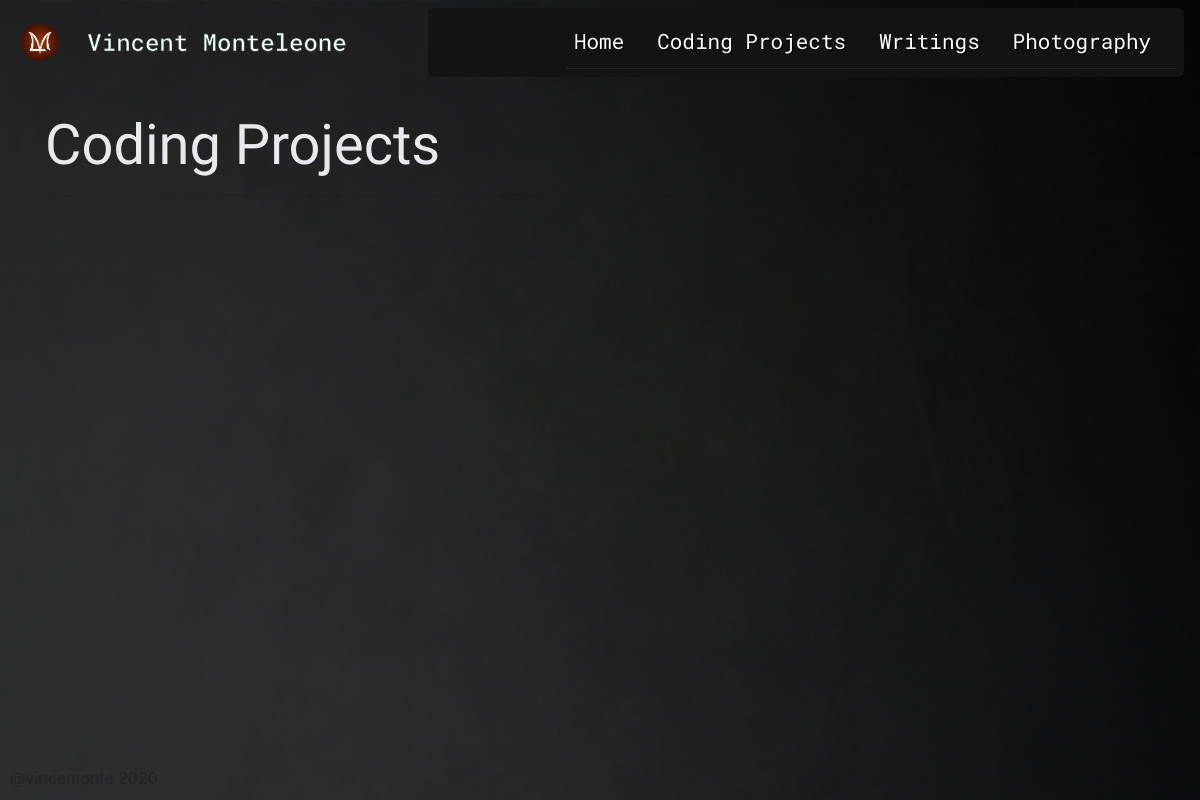
Page /coding on the earlier database version.
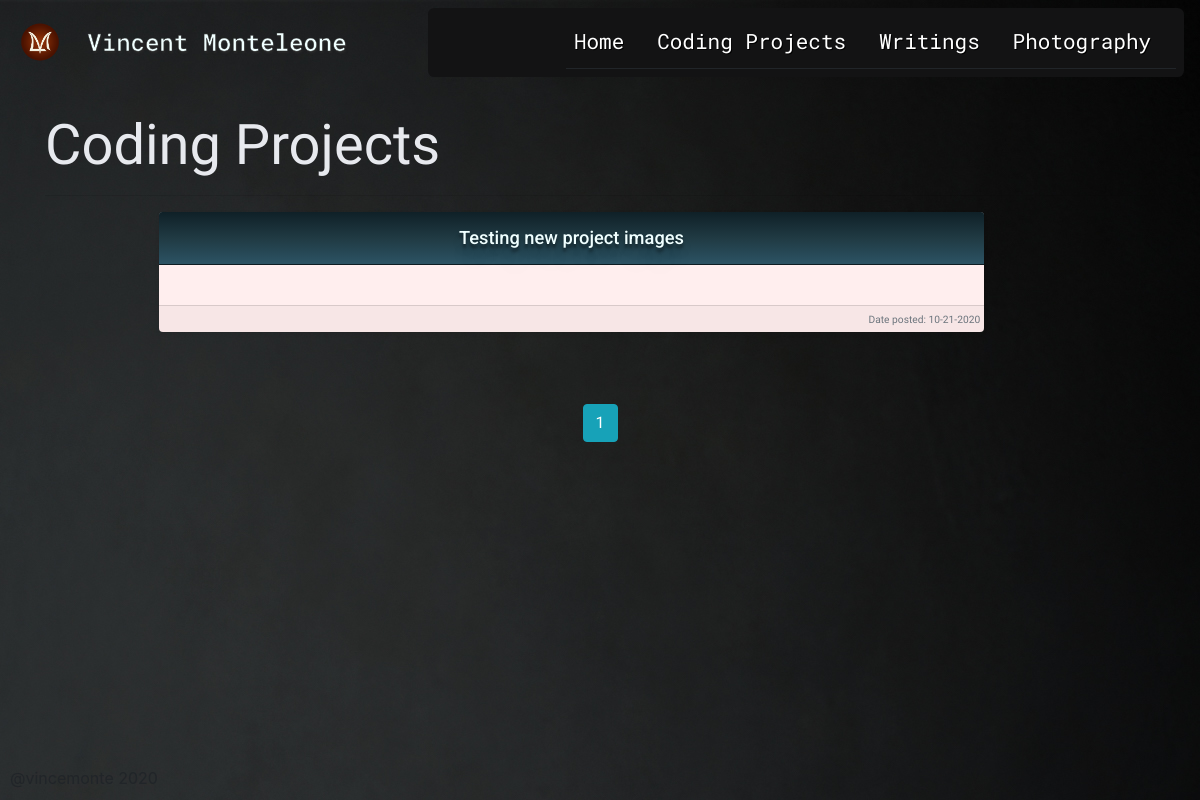
Same page on the later database version.
### personalWebsite/models.py (models this page shows, shortened)
class Project(db.Model):
    id = db.Column(db.Integer, primary_key=True)
    title = db.Column(db.String(100), nullable=False)
    type = db.Column(db.String(20), nullable=False)
    content= db.Column(db.Text, nullable=True)
    files = db.Column(db.String(80), nullable=True) #holds the path to the file images
    date_posted = db.Column(db.DateTime, nullable=False, default=datetime.now)
    user_id = db.Column(db.Integer, db.ForeignKey('user.id'), nullable=False)
    home_post = db.relationship('HomePost', backref='project', uselist=False)

### personalWebsite/routes.py (the view)
@app.route('/coding', methods=['GET'])
def coding():
    page = request.args.get('page', 1, type=int)
    posts = Project.query.filter_by(type='coding').order_by(Project.id.desc()).paginate(page=page, per_page=10)
    return render_template('coding.html', posts=posts)

### personalWebsite/templates/coding.html (shortened to what this page needs)
{% extends "layout.html" %}
{% block content %}
<div class="container">
  <h1 class="display-4 page-header text-white-2">Coding Projects</h1>
  <hr>
  <div class="row text-center">
    {% for post in posts.items %}
    <div class="col-lg-9">
      <div class="card mb-4 shadow-sm">
        <div class="card-header">
          <a class = "card-title" href="{{ url_for('project', title=post.title) }}">{{ post.title }}</a>
        </div>
        <div class="card-body">
        </div>
        <div class="card-footer text-right">
          <small class="text-muted">Date posted: {{ post.date_posted.strftime('%m-%d-%Y') }}</small>
        </div>
      </div>
    </div>
    {% endfor %}
  </div>
  <div class="container mt-5 text-center">
    {% for page_num in posts.iter_pages(left_edge=1, right_edge=1, left_current=1, right_current=2) %}
      {% if page_num %}
        {% if posts.page == page_num %}
          <a class="btn btn-info mb-4" href="{{ url_for('coding', page=page_num) }}">{{ page_num }}</a>
        {% else %}
          <a class="btn btn-outline-info mb-4" href="{{ url_for('coding', page=page_num) }}">{{ page_num }}</a>
        {% endif %}
      {% else %}
        <small>...</small>
      {% endif %}
    {% endfor %}
  </div>
</div>
{% endblock content %}

Differences in the rows shown:
added Project: title "Testing new project images", date_posted "10-21-2020"
Other differences:
new list line: "1"
